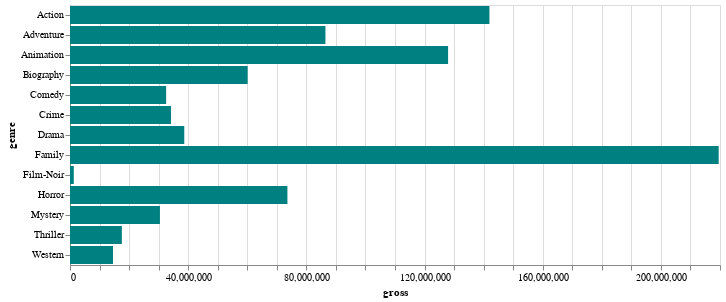

This figure's notebook cell:
### Code cell
alt.Chart(genre_mean).mark_bar(color="teal").encode(x="gross", y="genre").properties(
    width=650
)

### Figure 1 — Vega-Lite specification as saved in the notebook (floating-point values rounded to 4 significant figures)
{"config": {"view": {"continuousWidth": 400, "continuousHeight": 300}}, "data": {"name": "data-a358bc10b6be3184a8a48c035b443b6f"}, "mark": {"type": "bar", "color": "teal"}, "encoding": {"x": {"field": "gross", "type": "quantitative"}, "y": {"field": "genre", "type": "nominal"}}, "width": 650, "$schema": "https://vega.github.io/schema/vega-lite/v4.17.0.json", "datasets": {"data-a358bc10b6be3184a8a48c035b443b6f": [{"genre": "Action", "imdb_rating": 7.949, "meta_score": 73.42, "gross": 142000000.0}, {"genre": "Adventure", "imdb_rating": 7.937, "meta_score": 78.44, "gross": 86450000.0}, {"genre": "Animation", "imdb_rating": 7.93, "meta_score": 81.09, "gross": 128000000.0}, {"genre": "Biography", "imdb_rating": 7.939, "meta_score": 76.24, "gross": 60130000.0}, {"genre": "Comedy", "imdb_rating": 7.901, "meta_score": 78.72, "gross": 32540000.0}, {"genre": "Crime", "imdb_rating": 8.017, "meta_score": 77.08, "gross": 34190000.0}, {"genre": "Drama", "imdb_rating": 7.957, "meta_score": 79.7, "gross": 38680000.0}, {"genre": "Family", "imdb_rating": 7.8, "meta_score": 79.0, "gross": 219600000.0}, {"genre": "Fantasy", "imdb_rating": 8.0, "meta_score": null, "gross": null}, {"genre": "Film-Noir", "imdb_rating": 7.967, "meta_score": 95.67, "gross": 1279000.0}, {"genre": "Horror", "imdb_rating": 7.909, "meta_score": 80.0, "gross": 73590000.0}, {"genre": "Mystery", "imdb_rating": 7.975, "meta_score": 79.12, "gross": 30440000.0}, {"genre": "Thriller", "imdb_rating": 7.8, "meta_score": 81.0, "gross": 17550000.0}, {"genre": "Western", "imdb_rating": 8.35, "meta_score": 78.25, "gross": 14560000.0}]}}
